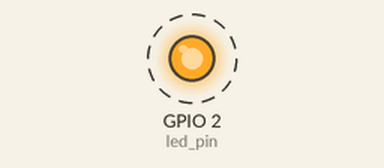
Simulated run of this sketch. Board: ESP32. On the bench: output pins drawn as LEDs (lit = HIGH). Dashed ring = blinking.

Above: at 0.2 s.
Timing chart, 0 to 3.0 s (numbered marks = the images above):
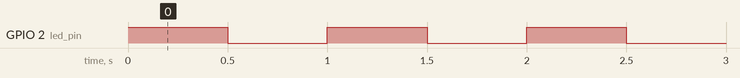

Measured:
- by itself, GPIO 2 (led_pin): alternates HIGH for 0.50 s and LOW for 0.50 s

The sketch:

blinky.ino
```cpp
#if CONFIG_FREERTOS_UNICODE
static const BaseType_t app_cpu = 0;
#else
static const BaseType_t app_cpu = 1;
#endif

// Pins
static const int led_pin = 2;

void toggleLED(void *param) {
  while (1) {
    digitalWrite(led_pin, HIGH);
    vTaskDelay(500 / portTICK_PERIOD_MS);
    digitalWrite(led_pin, LOW);
    vTaskDelay(500 / portTICK_PERIOD_MS);
  }
}

void setup() {
  pinMode(led_pin, OUTPUT);
  xTaskCreatePinnedToCore(toggleLED, "Toggle LED", 1024, NULL, 1, NULL, app_cpu);
}

void loop() {

}
```
